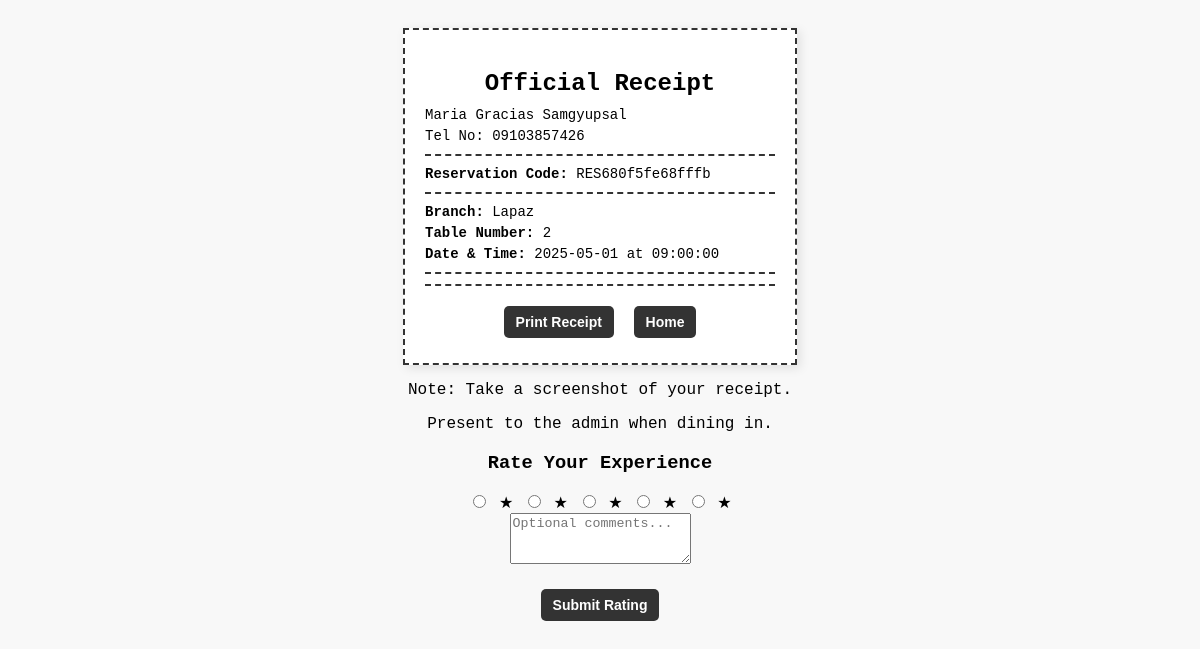
The app's page /receipt.php?code=RES680f5fe68fffb with its own data.
### tables this page shows
CREATE TABLE `reservations` (
  `user_id` int(11) NOT NULL,
  `email` varchar(255) NOT NULL,
  `contact_number` varchar(15) NOT NULL,
  `table_number` int(11) NOT NULL,
  `message` text DEFAULT NULL,
  `created_at` timestamp NOT NULL DEFAULT current_timestamp(),
  `branch` varchar(50) NOT NULL,
  `status` enum('Pending','Approved','Declined','Cancelled') NOT NULL DEFAULT 'Pending',
  `reserv_date` date DEFAULT NULL,
  `reserv_time` time DEFAULT NULL,
  `amount` int(11) NOT NULL DEFAULT 100,
  `proof_of_payment` varchar(255) NOT NULL,
  `qr_code` varchar(255) DEFAULT NULL,
  `reservation_code` varchar(255) NOT NULL,
  `slot_end_time` datetime DEFAULT NULL,
  `release_time` datetime DEFAULT NULL
);

### receipt.php (the view, shortened to what this page needs)
<?php
include 'conn.php';
$reservation_code = $_GET['code'];
$stmt = $conn->prepare("SELECT * FROM reservations WHERE reservation_code = ?");
$stmt->bind_param("s", $reservation_code);
$stmt->execute();
$result = $stmt->get_result();
$reservation = $result->fetch_assoc();
$ratingSubmitted = isset($_GET['rating_submitted']) ? $_GET['rating_submitted'] : 0;
?>
<!DOCTYPE html>
<html lang="en">
<head>
    <link rel="stylesheet" href="css/receipt.css">
</head>
<body>
    <div class="receipt">
        <h2>Official Receipt</h2>
        <p>Maria Gracias Samgyupsal</p>
        <p>Tel No: 09103857426</p>
        <div class="separator"></div>
        <p><strong>Reservation Code:</strong> <?= htmlspecialchars($reservation['reservation_code']) ?></p>
        <div class="separator"></div>
        <p><strong>Branch:</strong> <?= htmlspecialchars($reservation['branch']) ?></p>
        <p><strong>Table Number:</strong> <?= htmlspecialchars($reservation['table_number']) ?></p>
        <p><strong>Date & Time:</strong> <?= htmlspecialchars($reservation['reserv_date'] . " at " . $reservation['reserv_time']) ?></p>
        <div class="separator"></div>
        <div class="separator"></div>
        <div class="buttons">
            <button onclick="window.print()">Print Receipt</button>
            <button onclick="window.location.href='home.php'">Home</button>
        </div>
    </div>
<p>Note: Take a screenshot of your receipt.</p>
<p>Present to the admin when dining in.</p>
<?php if ($ratingSubmitted == 1): ?>
        <div class="thank-you-message">
            Thank you for your feedback!
        </div>
    <?php else: ?>
        <div class="ratings-form">
            <h3>Rate Your Experience</h3>
            <form action="submit_rating.php" method="POST" onsubmit="return validateRatingForm()">
                <div class="rating-stars">
                    <?php for ($i = 5; $i >= 1; $i--): ?>
                        <input type="radio" id="star<?= $i ?>" name="rating" value="<?= $i ?>">
                        <label for="star<?= $i ?>">★</label>
                    <?php endfor; ?>
                </div>
                <textarea class="rating-comment" name="comment" placeholder="Optional comments..." rows="3"></textarea>
                <div class="buttons">
                    <button type="submit">Submit Rating</button>
                </div>
            </form>
        </div>
    <?php endif; ?>
</body>
</html>

### css/receipt.css (style rules this page uses)
body { font-family: "Courier New", monospace; text-align: center; background-color: #f8f8f8; padding: 20px; }
.receipt { width: 350px; background: white; padding: 20px; border: 2px dashed #333; display: inline-block; text-align: left; box-shadow: 3px 3px 10px rgba(0, 0, 0, 0.1); }
.receipt h2 { text-align: center; margin-bottom: 10px; }
.receipt p { margin: 5px 0; font-size: 14px; }
.receipt .separator { border-top: 2px dashed #333; margin: 10px 0; }
.buttons { margin-top: 15px; text-align: center; }
.buttons button { font-size: 14px; padding: 8px 12px; margin: 5px; border: none; cursor: pointer; background: #333; color: white; font-weight: bold; border-radius: 5px; }

### records on screen
reservations: reservation_code "RES680f5fe68fffb", branch "Lapaz", table_number "2", reserv_date+reserv_time "2025-05-01 at 09:00:00"
